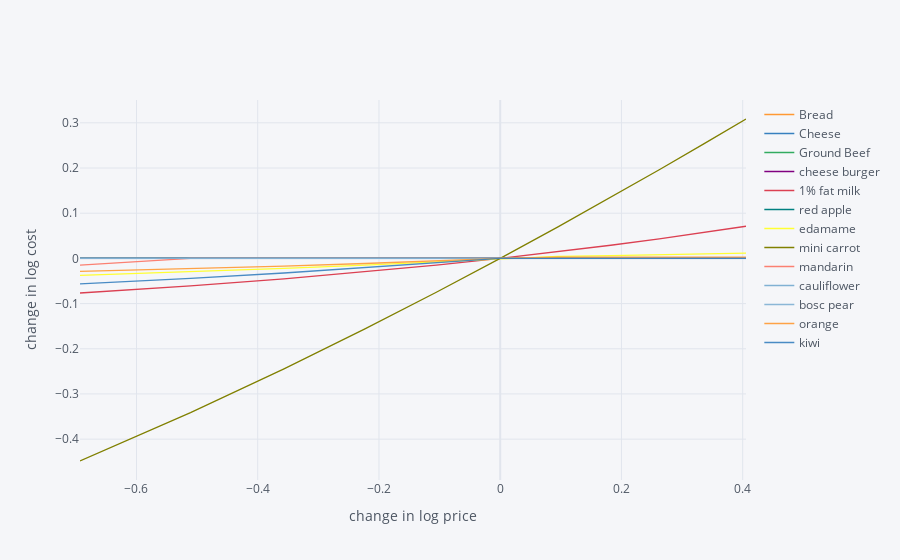

Notebook source saved alongside this figure:
### Code cell
import cufflinks as cf
cf.go_offline()

scale = [.5,.6,.7,.8,.9,1.,1.1,1.2,1.3,1.4,1.5]

cost0 = solve_subsistence_problem(FoodNutrients,Prices,diet_min,diet_max,tol=tol).fun

Price_response={}
for s in scale:
    cost = {}
    for i,p in enumerate(Prices):
        my_p = Prices.copy()
        my_p[i] = p*s
        result = solve_subsistence_problem(FoodNutrients,my_p,diet_min,diet_max,tol=tol)
        cost[Prices.index[i]] = np.log(result.fun/cost0)
    Price_response[np.log(s)] = cost

Price_response = pd.DataFrame(Price_response).T
Price_response.iplot(xTitle='change in log price',yTitle='change in log cost')

### Figure 1 — Plotly figure (JSON) as saved in the notebook; plotly's stock layout.template omitted (floating-point values rounded to 4 significant figures)
{"data": [{"line": {"color": "rgba(255, 153, 51, 1.0)", "dash": "solid", "shape": "linear", "width": 1.3}, "mode": "lines", "name": "Bread", "text": "", "type": "scatter", "x": [-0.6931, -0.5108, -0.3567, -0.2231, -0.1054, 0, 0.09531, 0.1823, 0.2624, 0.3365, 0.4055], "y": [7.655e-11, 7.08e-11, 4.428e-11, 1.849e-11, -2.973e-13, 0, -1.504e-12, -3.968e-12, -6.89e-12, -9.971e-12, -1.304e-11]}, {"line": {"color": "rgba(55, 128, 191, 1.0)", "dash": "solid", "shape": "linear", "width": 1.3}, "mode": "lines", "name": "Cheese", "text": "", "type": "scatter", "x": [-0.6931, -0.5108, -0.3567, -0.2231, -0.1054, 0, 0.09531, 0.1823, 0.2624, 0.3365, 0.4055], "y": [1.452e-12, 9.754e-13, 6.577e-13, 4.021e-13, 1.887e-13, 0, -1.742e-13, -3.255e-13, -4.617e-13, -5.803e-13, -6.966e-13]}, {"line": {"color": "rgba(50, 171, 96, 1.0)", "dash": "solid", "shape": "linear", "width": 1.3}, "mode": "lines", "name": "Ground Beef", "text": "", "type": "scatter", "x": [-0.6931, -0.5108, -0.3567, -0.2231, -0.1054, 0, 0.09531, 0.1823, 0.2624, 0.3365, 0.4055], "y": [-1.672e-11, 1.493e-10, 1.426e-10, 8.106e-11, 2.269e-11, 0, -1.003e-11, -2.291e-11, -3.648e-11, -4.936e-11, -6.057e-11]}, {"line": {"color": "rgba(128, 0, 128, 1.0)", "dash": "solid", "shape": "linear", "width": 1.3}, "mode": "lines", "name": "cheese burger ", "text": "", "type": "scatter", "x": [-0.6931, -0.5108, -0.3567, -0.2231, -0.1054, 0, 0.09531, 0.1823, 0.2624, 0.3365, 0.4055], "y": [0, 0, 0, 0, 0, 0, 0, 0, 0, 0, 0]}, {"line": {"color": "rgba(219, 64, 82, 1.0)", "dash": "solid", "shape": "linear", "width": 1.3}, "mode": "lines", "name": "1% fat milk", "text": "", "type": "scatter", "x": [-0.6931, -0.5108, -0.3567, -0.2231, -0.1054, 0, 0.09531, 0.1823, 0.2624, 0.3365, 0.4055], "y": [-0.07655, -0.06076, -0.04522, -0.02992, -0.01485, 0, 0.01463, 0.02905, 0.04327, 0.05728, 0.0711]}, {"line": {"color": "rgba(0, 128, 128, 1.0)", "dash": "solid", "shape": "linear", "width": 1.3}, "mode": "lines", "name": "red apple", "text": "", "type": "scatter", "x": [-0.6931, -0.5108, -0.3567, -0.2231, -0.1054, 0, 0.09531, 0.1823, 0.2624, 0.3365, 0.4055], "y": [3.46e-09, 3.485e-10, 2.008e-08, -6.374e-11, -1.838e-11, 0, 3.397e-11, 8.321e-11, 1.229e-10, 1.52e-10, 1.708e-10]}, {"line": {"color": "rgba(255, 255, 51, 1.0)", "dash": "solid", "shape": "linear", "width": 1.3}, "mode": "lines", "name": "edamame", "text": "", "type": "scatter", "x": [-0.6931, -0.5108, -0.3567, -0.2231, -0.1054, 0, 0.09531, 0.1823, 0.2624, 0.3365, 0.4055], "y": [-0.03744, -0.02984, -0.02229, -0.01481, -0.007376, 0, 0.004442, 0.006214, 0.007982, 0.009748, 0.01151]}, {"line": {"color": "rgba(128, 128, 0, 1.0)", "dash": "solid", "shape": "linear", "width": 1.3}, "mode": "lines", "name": "mini carrot", "text": "", "type": "scatter", "x": [-0.6931, -0.5108, -0.3567, -0.2231, -0.1054, 0, 0.09531, 0.1823, 0.2624, 0.3365, 0.4055], "y": [-0.4484, -0.3412, -0.2444, -0.1561, -0.07501, 0, 0.06977, 0.135, 0.1962, 0.2539, 0.3085]}, {"line": {"color": "rgba(251, 128, 114, 1.0)", "dash": "solid", "shape": "linear", "width": 1.3}, "mode": "lines", "name": "mandarin", "text": "", "type": "scatter", "x": [-0.6931, -0.5108, -0.3567, -0.2231, -0.1054, 0, 0.09531, 0.1823, 0.2624, 0.3365, 0.4055], "y": [-0.01502, 7.408e-11, 8.732e-11, 1.567e-10, 7.884e-09, 0, 2.666e-10, 2.796e-10, 1.699e-09, 4.104e-09, 4.314e-09]}, {"line": {"color": "rgba(128, 177, 211, 1.0)", "dash": "solid", "shape": "linear", "width": 1.3}, "mode": "lines", "name": "cauliflower", "text": "", "type": "scatter", "x": [-0.6931, -0.5108, -0.3567, -0.2231, -0.1054, 0, 0.09531, 0.1823, 0.2624, 0.3365, 0.4055], "y": [3.528e-11, 1.458e-11, 9.177e-13, 8.353e-13, 5.325e-13, 0, -6.322e-13, -1.306e-12, -1.996e-12, -2.697e-12, -3.394e-12]}, {"line": {"color": "rgba(128, 177, 211, 0.8999999999999999)", "dash": "solid", "shape": "linear", "width": 1.3}, "mode": "lines", "name": "bosc pear ", "text": "", "type": "scatter", "x": [-0.6931, -0.5108, -0.3567, -0.2231, -0.1054, 0, 0.09531, 0.1823, 0.2624, 0.3365, 0.4055], "y": [7.45e-11, 1.213e-10, 1.015e-10, 6.146e-11, 1.811e-11, 0, -1.107e-11, -2.6e-11, -4.252e-11, -5.804e-11, -7.235e-11]}, {"line": {"color": "rgba(255, 153, 51, 0.8999999999999999)", "dash": "solid", "shape": "linear", "width": 1.3}, "mode": "lines", "name": "orange", "text": "", "type": "scatter", "x": [-0.6931, -0.5108, -0.3567, -0.2231, -0.1054, 0, 0.09531, 0.1823, 0.2624, 0.3365, 0.4055], "y": [-0.02864, -0.02284, -0.01708, -0.01136, -0.005662, 0, 0.002668, 0.002668, 0.002668, 0.002668, 0.002668]}, {"line": {"color": "rgba(55, 128, 191, 0.8999999999999999)", "dash": "solid", "shape": "linear", "width": 1.3}, "mode": "lines", "name": "kiwi", "text": "", "type": "scatter", "x": [-0.6931, -0.5108, -0.3567, -0.2231, -0.1054, 0, 0.09531, 0.1823, 0.2624, 0.3365, 0.4055], "y": [-0.05629, -0.04422, -0.03229, -0.0205, -0.008849, 0, 1.652e-10, 4.903e-11, 1.608e-08, 1.202e-08, 1.047e-08]}], "layout": {"legend": {"bgcolor": "#F5F6F9", "font": {"color": "#4D5663"}}, "paper_bgcolor": "#F5F6F9", "plot_bgcolor": "#F5F6F9", "title": {"font": {"color": "#4D5663"}}, "xaxis": {"gridcolor": "#E1E5ED", "showgrid": true, "tickfont": {"color": "#4D5663"}, "title": {"font": {"color": "#4D5663"}, "text": "change in log price"}, "zerolinecolor": "#E1E5ED"}, "yaxis": {"gridcolor": "#E1E5ED", "showgrid": true, "tickfont": {"color": "#4D5663"}, "title": {"font": {"color": "#4D5663"}, "text": "change in log cost"}, "zerolinecolor": "#E1E5ED"}}}
